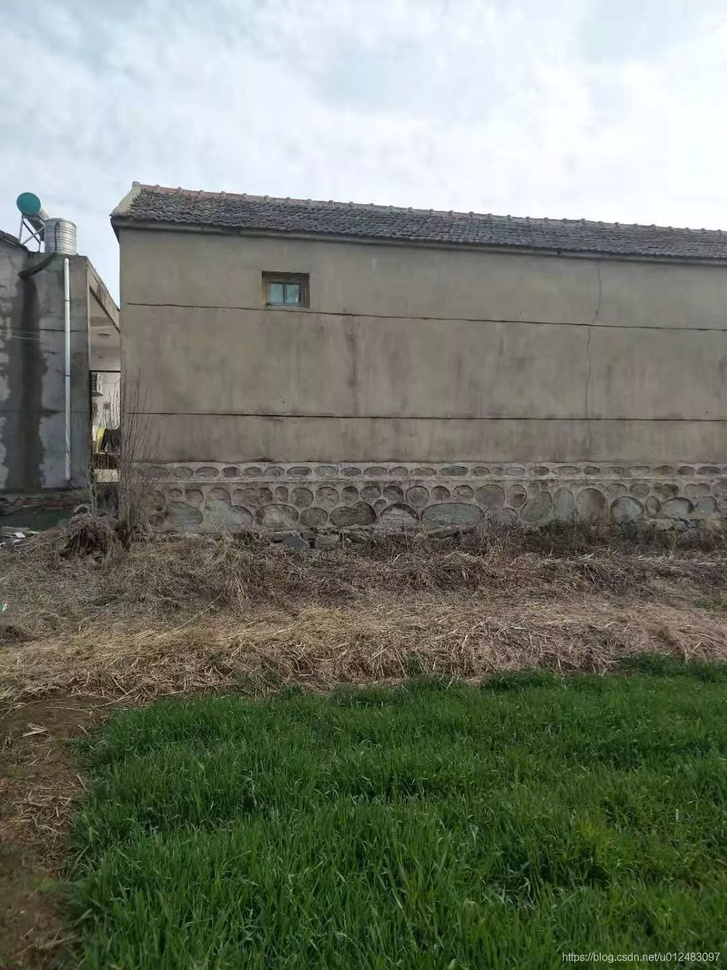
#> input picture b_t.jpg, 727 x 970 px, shrunk from 1080 x 1440 before the run
$ python SURF_improve.py
#> lines starting #> are read from the running program, lines starting #| are printed output that depends on the picture
import numpy as np
import cv2
from matplotlib import pyplot as plt

imgname1 = 'b_t.jpg'
imgname2 = 'b.jpg'

sift = cv2.xfeatures2d.SIFT_create()

img1 = cv2.imread(imgname1)
#> img1 is the input picture: shape (970, 727, 3); mean B, G, R 108.2, 121.6, 115.9
gray1 = cv2.cvtColor(img1, cv2.COLOR_BGR2GRAY) #灰度处理图像
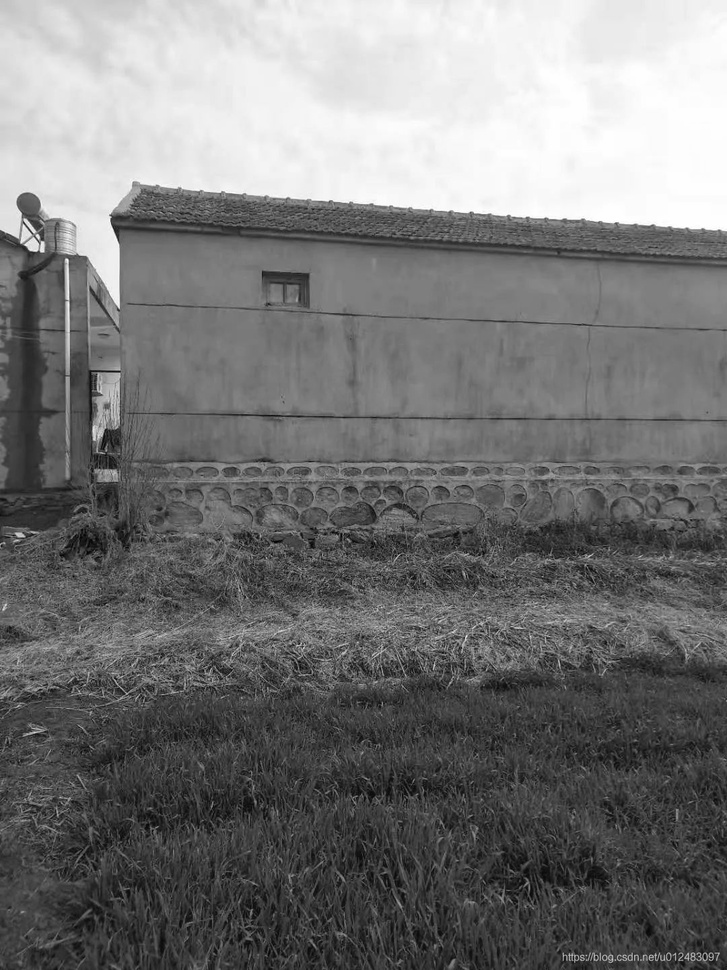
#> gray1: shape (970, 727); min 1, max 255, mean 118.3
kp1, des1 = sift.detectAndCompute(img1,None)   #des是描述子
#> kp1 = 3748 keypoints; strongest (x, y, size): (67, 260, 2.7), (38, 236, 2.5), (28, 205, 16.2), (42, 250, 3.1)

img2 = cv2.imread(imgname2)
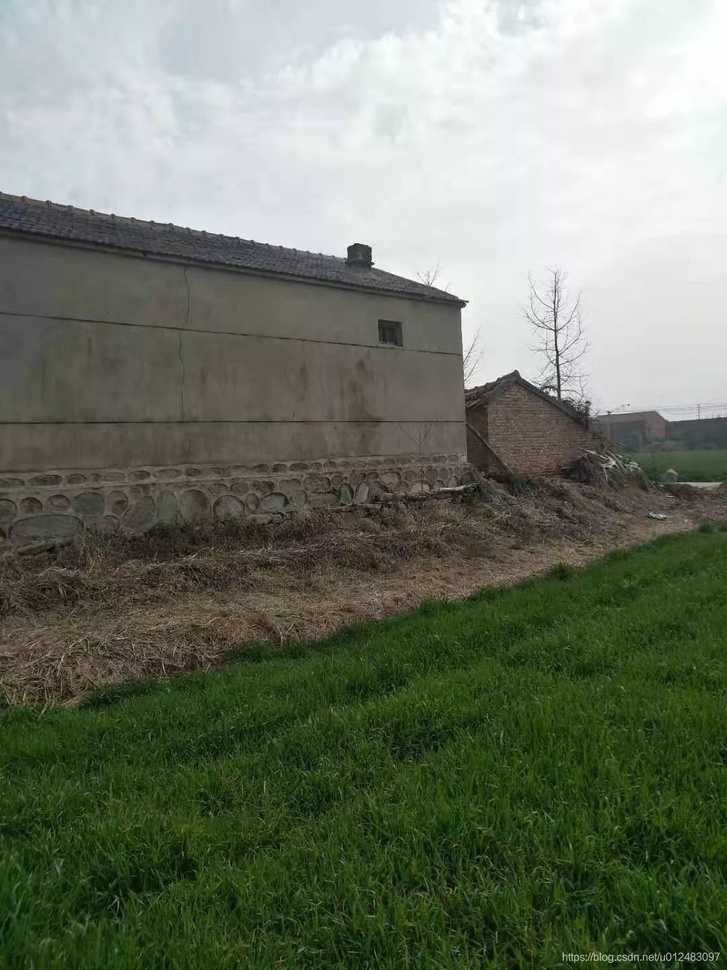
#> input picture b.jpg, 727 x 970 px, shrunk from 1080 x 1440 before the run
#> img2 is the input picture: shape (970, 727, 3); mean B, G, R 101.4, 118, 109.9
gray2 = cv2.cvtColor(img2, cv2.COLOR_BGR2GRAY)#灰度处理图像
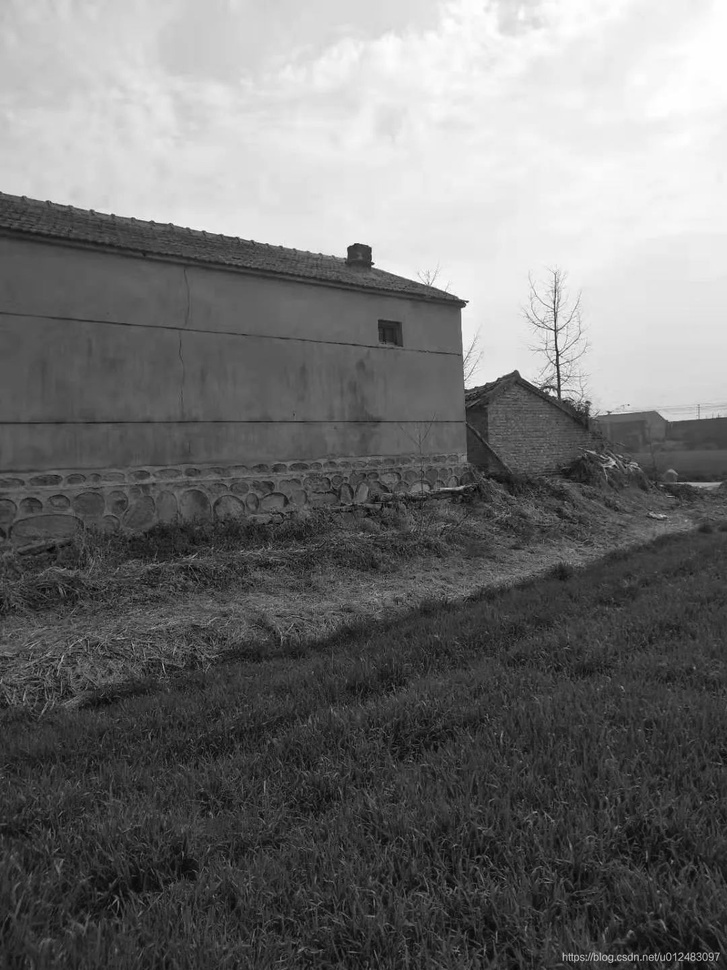
#> gray2: shape (970, 727); min 2, max 255, mean 113.7
kp2, des2 = sift.detectAndCompute(img2,None)  #des是描述子
#> kp2 = 2385 keypoints; strongest (x, y, size): (360, 254, 16.3), (556, 350, 2.1), (462, 303, 5.5), (557, 355, 2.6)

hmerge = np.hstack((gray1, gray2)) #水平拼接
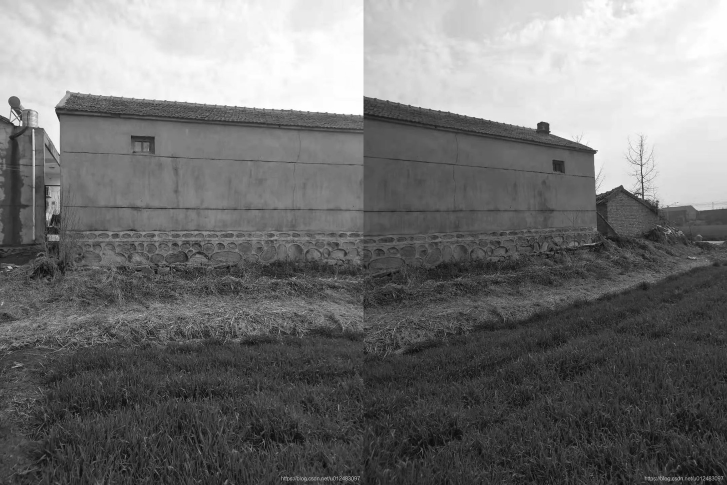
#> hmerge: shape (970, 1454) (shown at 1/2 size); min 1, max 255, mean 116
cv2.imshow("gray", hmerge) #拼接显示为gray
cv2.waitKey(0)

img3 = cv2.drawKeypoints(img1,kp1,img1,color=(255,0,255)) #画出特征点，并显示为红色圆圈
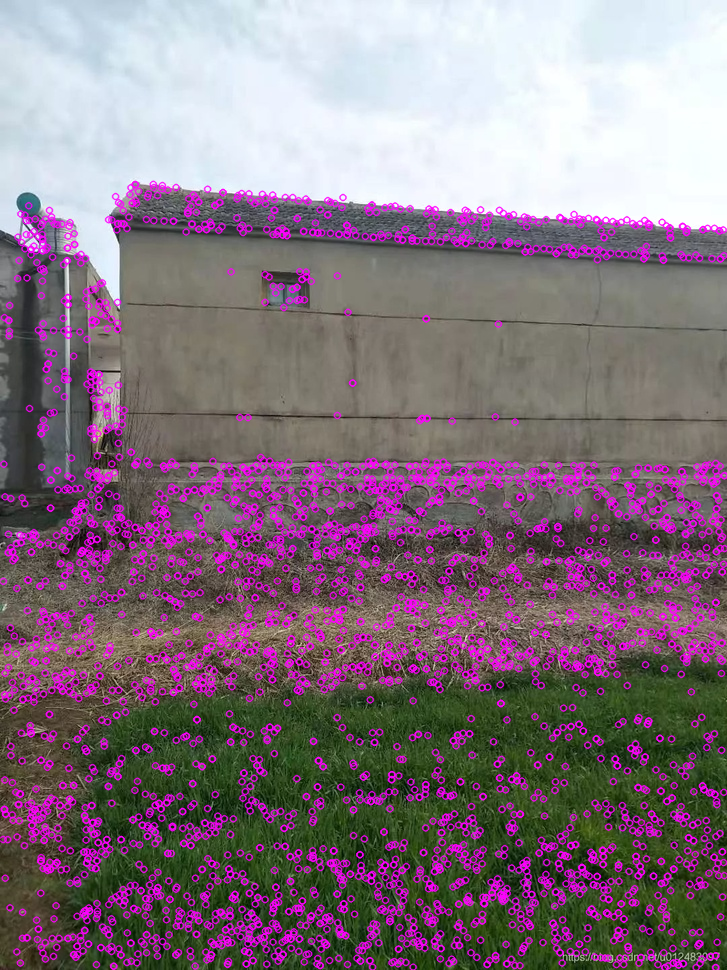
#> img3: shape (970, 727, 3); mean B, G, R 126.3, 113.6, 132.7
img4 = cv2.drawKeypoints(img2,kp2,img2,color=(255,0,255)) #画出特征点，并显示为红色圆圈
hmerge = np.hstack((img3, img4)) #水平拼接
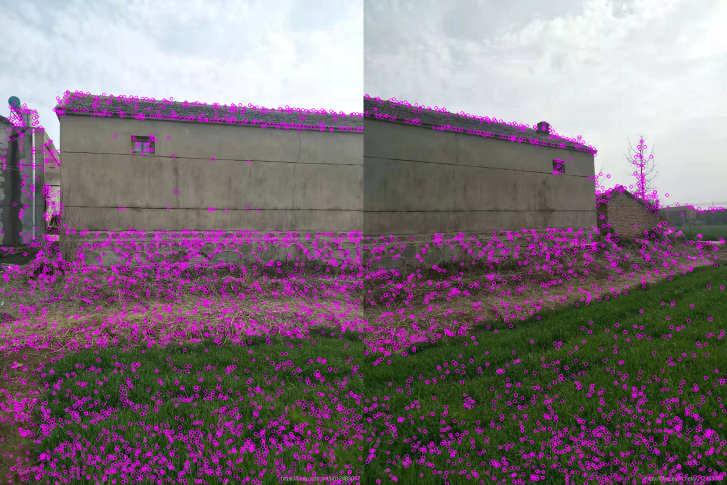
#> hmerge: shape (970, 1454, 3) (shown at 1/2 size); mean B, G, R 120, 113.6, 127.1
cv2.imshow("point", hmerge) #拼接显示为gray
cv2.waitKey(0)
# BFMatcher解决匹配
bf = cv2.BFMatcher()
matches = bf.knnMatch(des1,des2, k=2)
#> matches = 3748 matches
# 调整ratio
good = []
for m,n in matches:
    if m.distance < 0.85*n.distance:
        good.append([m])
#> after the loop, good = 356 matches

img5 = cv2.drawMatchesKnn(img1,kp1,img2,kp2,matches,None,flags=2)
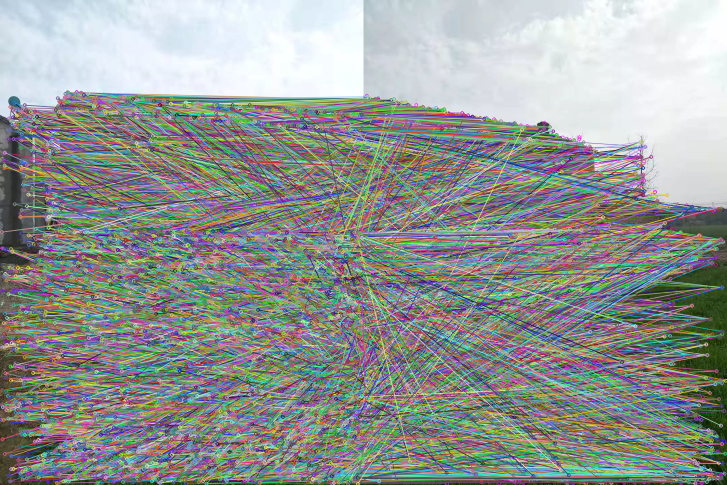
#> img5: shape (970, 1454, 3) (shown at 1/2 size); mean B, G, R 148.6, 151.9, 147.5
cv2.imshow("BFmatch", img5)
cv2.waitKey(0)
cv2.destroyAllWindows()
